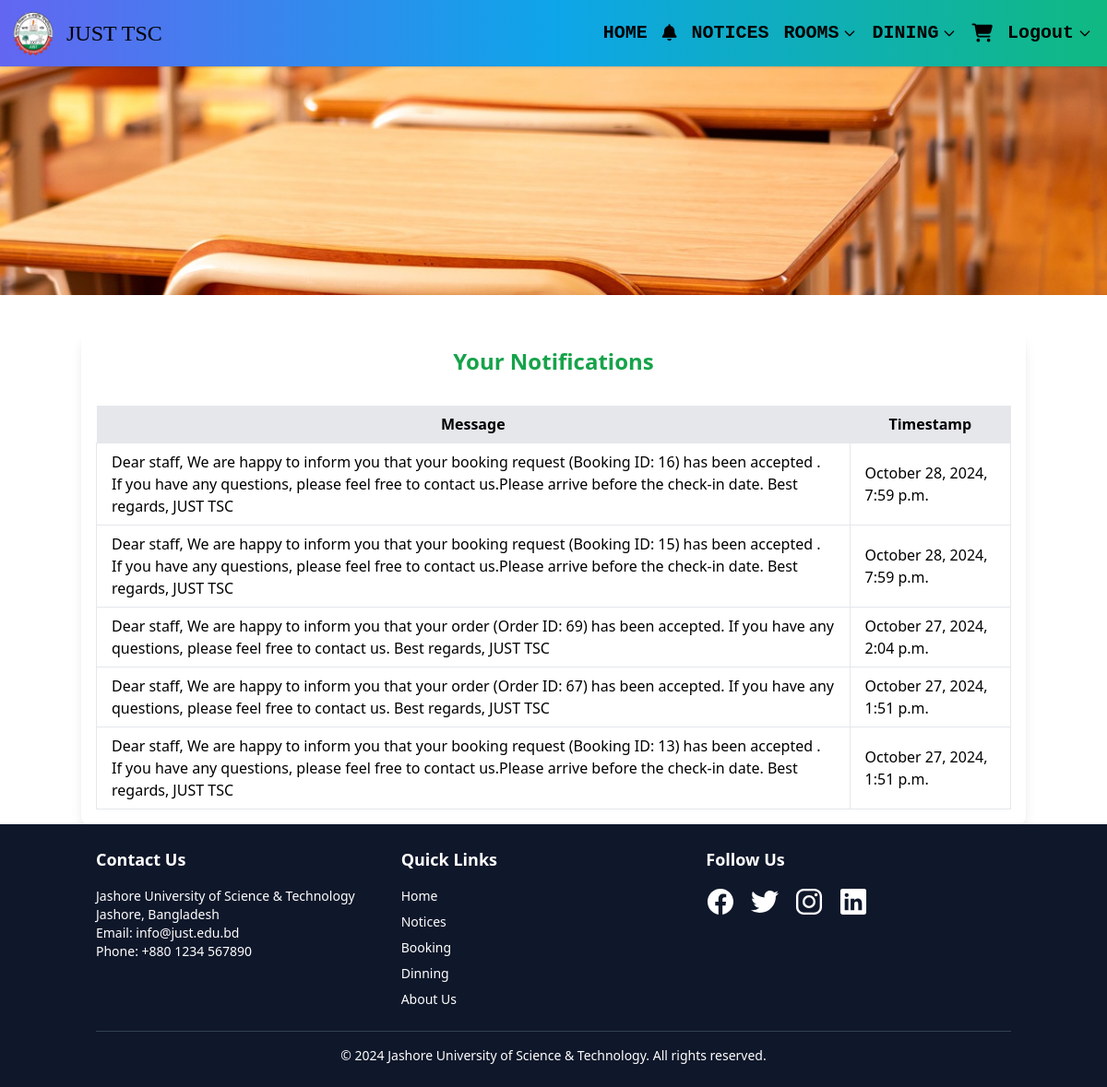
Page /my_notifications/ (signed in) on the committed database.
### TSC/models.py (models this page shows, shortened)
class Notification(models.Model):
    user = models.ForeignKey(settings.AUTH_USER_MODEL, on_delete=models.CASCADE)  # Link to the User model
    message = models.TextField()
    timestamp = models.DateTimeField(auto_now_add=True)
    read = models.BooleanField(default=False)  # Field to track if the notification is read

### TSC/views.py (the view)
# urls.py: path('my_notifications/', views.user_notifications, name='my_notifications'),
@custom_login_required
def user_notifications(request):
    notifications = Notification.objects.filter(user=request.user).order_by('-timestamp')
    notifications.update(read=True)  # Update all notifications to read if you want to mark them as read
    return render(request, 'user_notifications.html', {
        'notifications': notifications,
    })

### TSC/views.py (called while the page is built)
def custom_login_required(function=None, redirect_field_name='next', login_url=None):
    @wraps(function)
    def _wrapped_view(request, *args, **kwargs):
        if not request.user.is_authenticated:
            messages.info(request, "You need to log in first to access this page.")
            return redirect('login')
        return function(request, *args, **kwargs)
    return _wrapped_view

### templates/user_notifications.html
{% extends "image.html" %}
{% block first %}
<div class="container mx-auto mt-10 p-4 bg-white rounded-lg shadow-lg">
    <h2 class="text-2xl font-bold text-center text-green-600 mb-8">Your Notifications</h2>
    <table class="min-w-full divide-y divide-gray-300">
        <thead class="bg-gray-200">
            <tr>
                <th class="px-4 py-2">Message</th>
                <th class="px-4 py-2">Timestamp</th>
            </tr>
        </thead>
        <tbody class="bg-white divide-y divide-gray-300">
            {% if notifications %}
                {% for notification in notifications %}
                    <tr class="{% if not notification.read %}font-bold{% endif %}">
                        <td class="border px-4 py-2">{{ notification.message }}</td>
                        <td class="border px-4 py-2">{{ notification.timestamp|date:"F j, Y, g:i a" }}</td>
                    </tr>
                {% endfor %}
            {% else %}
                <tr>
                    <td colspan="2" class="text-center py-4"><strong>No notifications found.</strong></td>
                </tr>
            {% endif %}
        </tbody>
    </table>
</div>
{% endblock %}

### templates/navbar.html (style rules this page uses)
html, body { height: 100%; margin: 0; }

### rows in the picture
Notification: message "Dear staff, We are happy to inform you that your booking request (Booking ID: 16) has been accepted . If you have any questions, please feel free to contact us.Please arrive before the check-in date. Best regards, JUST TSC", timestamp "October 28, 2024, 7:59 p.m."
Notification: message "Dear staff, We are happy to inform you that your booking request (Booking ID: 15) has been accepted . If you have any questions, please feel free to contact us.Please arrive before the check-in date. Best regards, JUST TSC", timestamp "October 28, 2024, 7:59 p.m."
Notification: message "Dear staff, We are happy to inform you that your order (Order ID: 69) has been accepted. If you have any questions, please feel free to contact us. Best regards, JUST TSC", timestamp "October 27, 2024, 2:04 p.m."
Notification: message "Dear staff, We are happy to inform you that your order (Order ID: 67) has been accepted. If you have any questions, please feel free to contact us. Best regards, JUST TSC", timestamp "October 27, 2024, 1:51 p.m."
Notification: message "Dear staff, We are happy to inform you that your booking request (Booking ID: 13) has been accepted . If you have any questions, please feel free to contact us.Please arrive before the check-in date. Best regards, JUST TSC", timestamp "October 27, 2024, 1:51 p.m."
